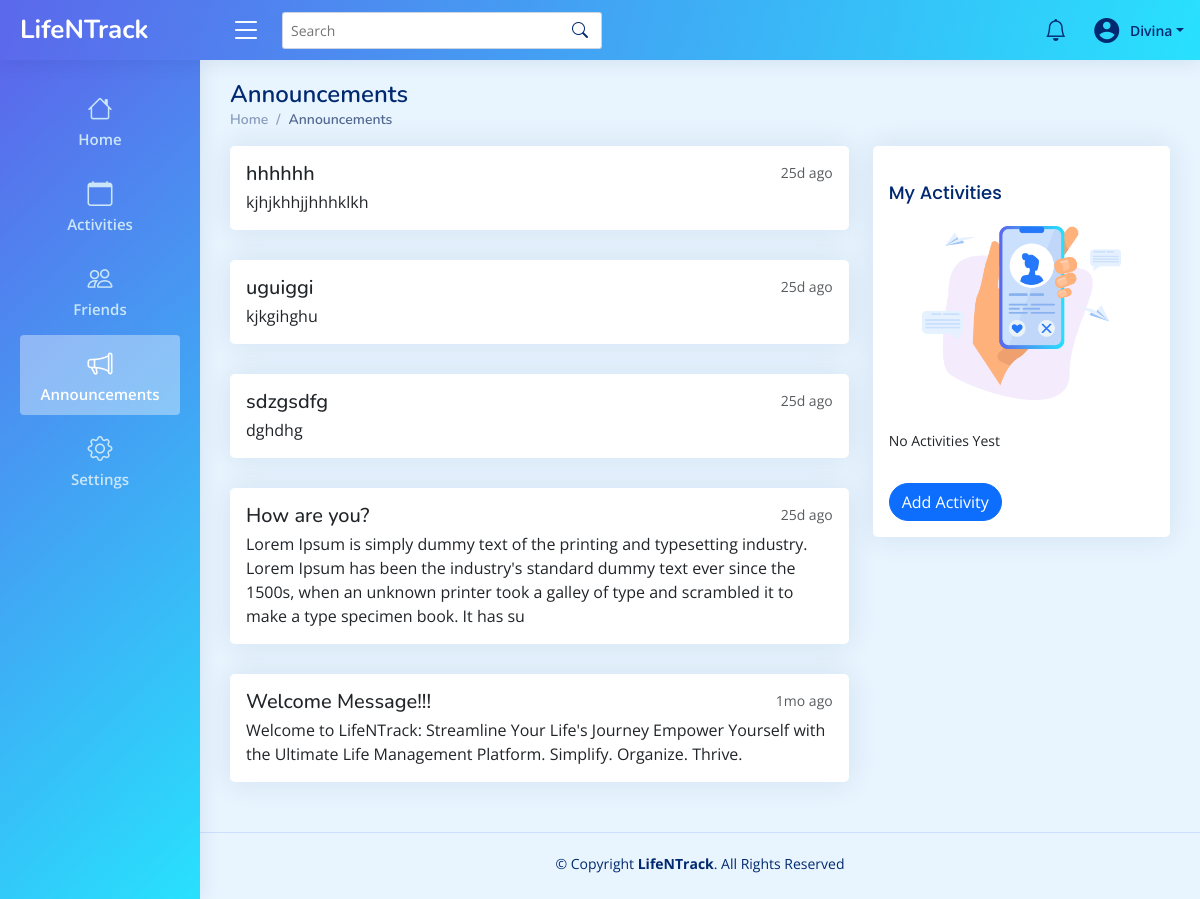
/client/pages/user/announcements.php (signed in), run on an earlier commit of the app's database.
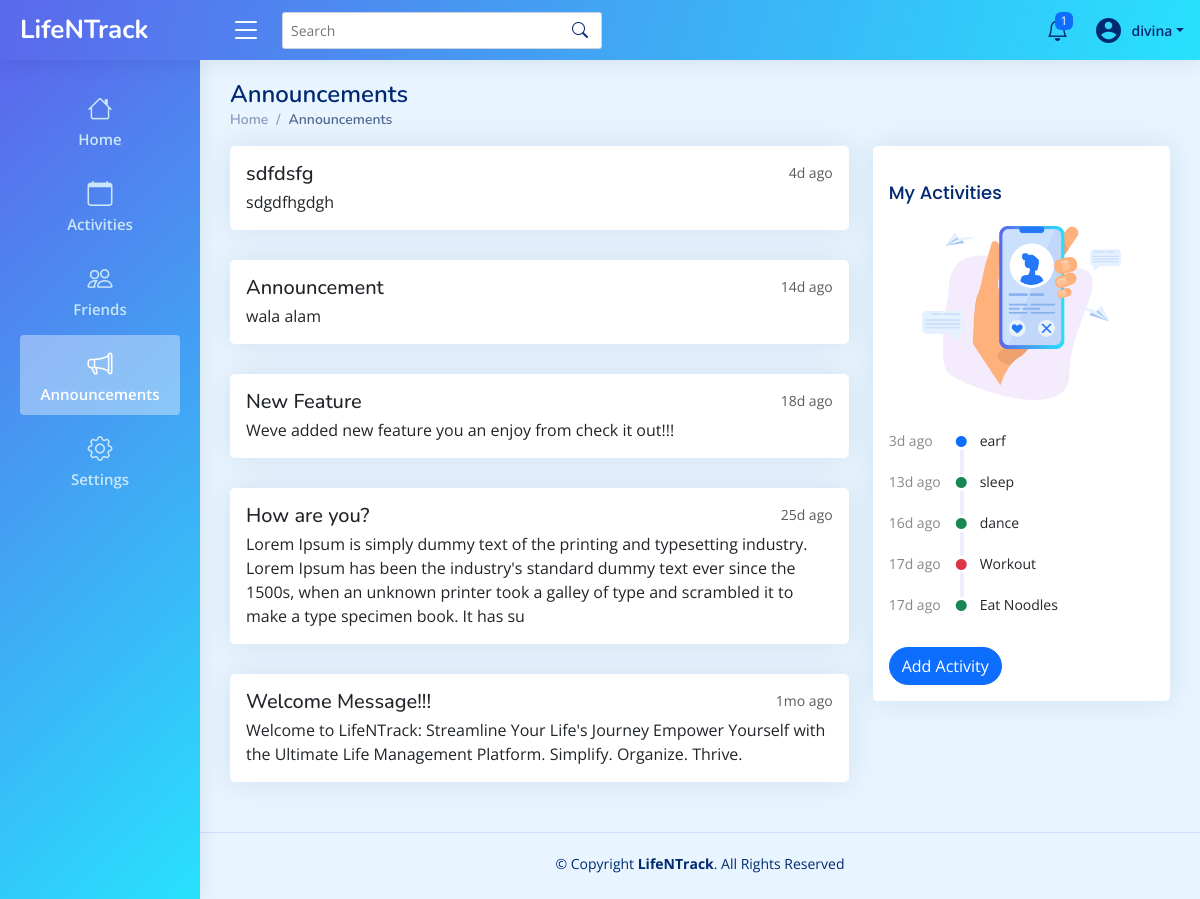
And on a later commit of the database.
### tables this page shows
CREATE TABLE `user` (
  `userID` int(11) NOT NULL,
  `Fullname` varchar(50) NOT NULL,
  `Gender` enum('Male','Female','Other') NOT NULL,
  `Email` varchar(50) NOT NULL,
  `Password` varchar(50) NOT NULL,
  `Bio` varchar(255) NOT NULL,
  `Role` varchar(50) NOT NULL,
  `Status` varchar(50) NOT NULL
);

CREATE TABLE `announcement` (
  `id` int(11) NOT NULL,
  `subject` varchar(50) NOT NULL,
  `content` varchar(255) NOT NULL,
  `timeCreated` timestamp NOT NULL DEFAULT current_timestamp(),
  `adminId` int(11) NOT NULL
);

CREATE TABLE `activity` (
  `activityID` int(11) NOT NULL,
  `act_title` varchar(50) NOT NULL,
  `act_date` date NOT NULL,
  `act_time` time NOT NULL,
  `act_location` varchar(100) NOT NULL,
  `act_desc` mediumtext NOT NULL,
  `act_ootd` varchar(100) NOT NULL,
  `activityCreated` datetime NOT NULL DEFAULT current_timestamp(),
  `remarks` enum('Upcoming','Done','Cancelled','Other') NOT NULL,
  `userID` int(11) NOT NULL
);

### server/controllers/getUserDetails.php (called while the page is built, shortened)
<?php
$userID = $_SESSION['id'];
$conn = getConnection();
$userSql = "SELECT * FROM user WHERE userID = '$userID'";
$userDetResult = mysqli_query($conn, $userSql);
$userData = mysqli_fetch_assoc($userDetResult);
?>

### server/controllers/userSession.php (called while the page is built, shortened)
<?php
if ($_SESSION["Role"] == null) {
    header("Location: ../../public");
} else {
    if ($_SESSION["Role"] == "User") {
        include_once("getUserDetails.php");
    } else {
        header("Location: ../../public");
    }
}

### server/controllers/getTimeGap.php (called while the page is built, shortened)
<?php
function getTimeGap($storedDate) {
    $storedDateTime = new DateTime($storedDate);
    $currentDateTime = new DateTime();
    $interval = $storedDateTime->diff($currentDateTime);
    $years = $interval->y;
    $months = $interval->m;
    $days = $interval->d;
    $hours = $interval->h;
    $minutes = $interval->i;
    $seconds = $interval->s;
    if ($years > 0) {
        return $years . "y ago";
    } elseif ($months > 0) {
        return $months . "mo ago";
    } elseif ($days > 0) {
        return $days . "d ago";
    } elseif ($hours > 0) {
        return $hours . "h ago";
    } elseif ($minutes > 0) {
        return $minutes . "m ago";
    } elseif ($seconds > 0) {
        return $seconds . "s ago";
    } else {
        return "Just now";
    }
}
?>

### client/pages/user/announcements.php (the view, shortened to what this page needs)
<?php
include_once("../../../server/controllers/userSession.php");
include_once("../../../server/controllers/getUserDetails.php");
?>
<!DOCTYPE html>
<html lang="en">
<head>
    <?php include_once("../../components/vendorCSSLinks.php") ?>
    <link rel="stylesheet" href="../../assets/css/style.css">
    <link rel="stylesheet" href="../../assets/css/users.css">
</head>
<body>
    <?php include_once("../../components/userHeader.php") ?>
    <?php include_once("../../components/sidebar.php") ?>
    <main id="main" class="main user-main">
        <div class="pagetitle">
            <h1>Announcements</h1>
            <nav>
                <ol class="breadcrumb">
                    <li class="breadcrumb-item"><a href="index.php">Home</a></li>
                    <li class="breadcrumb-item active">Announcements</li>
                </ol>
            </nav>
        </div>
        <section class="section dashboard">
            <div class="row">
                <div class="col-lg-8">
                    <?php
                    $conn = getConnection();
                    include_once("../../../server/controllers/getTimeGap.php");
                    $sql = "SELECT * FROM announcement ORDER BY timeCreated DESC";
                    $result = mysqli_query($conn, $sql);
                    if (mysqli_num_rows($result) > 0) :
                        while ($row = mysqli_fetch_assoc($result)) :
                            $storedDate = $row['timeCreated'];
                            $timeGap = getTimeGap($storedDate);
                    ?>
                            <div class="card anouncement-list-item">
                                <div class="card-body">
                                    <div class="d-flex w-100 justify-content-between">
                                        <h5 class="mb-1"><?= $row['subject'] ?></h5>
                                        <small class="text-muted"><?= $timeGap ?></small>
                                    </div>
                                    <?= $row["content"] ?>
                                </div>
                            </div>
                    <?php
                        endwhile;
                    else :
                        echo "0 results";
                    endif;
                    ?>
                </div>
                <div class="col-lg-4 right">
                    <?php include_once('../../components/recent-profile.php'); ?>
                </div>
            </div>
        </section>
    </main>
    <?php include_once("../../components/footer.php") ?>
</body>
</html>

### client/components/vendorCSSLinks.php
<link href="../../assets/vendor/bootstrap/css/bootstrap.min.css" rel="stylesheet">
<link href="../../assets/vendor/bootstrap-icons/bootstrap-icons.css" rel="stylesheet">
<link href="../../assets/vendor/boxicons/css/boxicons.min.css" rel="stylesheet">
<link href="../../assets/vendor/quill/quill.snow.css" rel="stylesheet">
<link href="../../assets/vendor/quill/quill.bubble.css" rel="stylesheet">
<link href="../../assets/vendor/remixicon/remixicon.css" rel="stylesheet">

### client/components/userHeader.php (shortened to what this page needs)
<header id="header" class="header fixed-top d-flex align-items-center">
    <div class="d-flex align-items-center justify-content-between">
        <a href="index.html" class="logo d-flex align-items-center">
            <span class="d-none d-lg-block">LifeNTrack</span>
        </a>
        <i class="bi bi-list toggle-sidebar-btn"></i>
    </div>
    <div class="search-bar">
        <form class="search-form d-flex align-items-center" method="POST" action="#">
            <input type="text" name="query" placeholder="Search" title="Enter search keyword">
            <button type="submit" title="Search"><i class="bi bi-search"></i></button>
        </form>
    </div>
    <nav class="header-nav ms-auto">
        <ul class="d-flex align-items-center">
            <li class="nav-item dropdown">
                <?php
                   $sql = "SELECT * FROM notification WHERE notifReceiverID = $userID ORDER BY notifCreated DESC";
                   $result = mysqli_query($conn, $sql);
                   $countNotif = 0;
                   if (mysqli_num_rows($result) > 0) {
                       while ($row = mysqli_fetch_assoc($result)) {
                           if ($row['notifStatus'] == 'unseen') {
                               $countNotif++;
                           }
                       }
                   }
                   ?>
                <a class="nav-link nav-icon" href="#" data-bs-toggle="dropdown">
                    <i class="bi bi-bell"></i>
                    <?php
                       if ($countNotif > 0) {
                           echo '<span class="badge bg-primary badge-number">' . $countNotif . '</span>';
                       }
                       ?>
                </a>
                    <?php
                       include_once('../../../server/controllers/getTimeGap.php');
                       ?>
        </li>
        <li class="nav-item dropdown pe-3">
            <a class="nav-link nav-profile d-flex align-items-center pe-0" href="#" data-bs-toggle="dropdown">
                <i class="ri-account-circle-fill" style="font-size: 30px; "></i>
                <span class="d-none d-md-block dropdown-toggle ps-2"><?= $userData['Fullname'] ?></span>
            </a>
        </li>
        </ul>
    </nav>
</header>

### client/components/sidebar.php (shortened to what this page needs)
<?php
$currentURL = basename($_SERVER['PHP_SELF']);
?>
<aside class="sidebar user-nav">
    <div class="nav">
        <ul class="sidebar-nav" id="sidebar-nav">
            <li class="nav-item">
                <a class="nav-link <?= ($currentURL === 'index.php') ? 'active' : 'collapsed' ?>" href="index.php">
                    <i class="bi bi-house"></i>
                    <span>Home</span>
                </a>
            </li>
            <li class="nav-item">
                <a class="nav-link <?= ($currentURL === 'events.php') ? 'active' : 'collapsed' ?>" href="events.php">
                    <i class="bi bi-calendar"></i>
                    <span>Activities</span>
                </a>
            </li>
            <li class="nav-item">
                <a class="nav-link <?= ($currentURL === 'friends.php') ? 'active' : 'collapsed' ?>" href="friends.php">
                    <i class="bi bi-people"></i>
                    <span>Friends</span>
                </a>
            </li>
            <li class="nav-item">
                <a class="nav-link <?= ($currentURL === 'announcements.php') ? 'active' : 'collapsed' ?>" href="announcements.php">
                    <i class="bi bi-megaphone"></i>
                    <span>Announcements</span>
                </a>
            </li>
            <li class="nav-item">
                <a class="nav-link <?= ($currentURL === 'settings.php') ? 'active' : 'collapsed' ?>" href="settings.php">
                    <i class="bi bi-gear"></i>
                    <span>Settings</span>
                </a>
            </li>
        </ul>
    </div>
</aside>

### client/components/recent-profile.php (shortened to what this page needs)
<div class="card">
        <div class="card-body">
            <h5 class="card-title">My Activities</h5>
            <div class="img-bx">
                <img src="../../public/assets/images/slider-dec.png" alt="">
            </div>
            <div class="activity" style="margin-top: 30px;">
                <?php
                $conn = getConnection();
                include_once("../../../server/controllers/getTimeGap.php");
                $activitySql = "SELECT * FROM activity WHERE userID = $userID ORDER BY activityCreated DESC";
                $actResult = mysqli_query($conn, $activitySql);
                if (mysqli_num_rows($actResult) > 0) :
                    while ($row = mysqli_fetch_assoc($actResult)) :
                        $storedDate = $row['activityCreated'];
                        $timeGap = getTimeGap($storedDate);
                ?>
                        <div class="activity-item d-flex">
                            <div class="activite-label">
                                <?= $timeGap ?></div>
                            <?php
                            if ($row['remarks'] == 'Upcoming') {
                                echo '<i class="bi bi-circle-fill activity-badge text-primary align-self-start"></i>';
                            } else if ($row['remarks'] == 'Done') {
                                echo '<i class="bi bi-circle-fill activity-badge text-success align-self-start"></i>';
                            } else if ($row['remarks'] == 'Cancelled') {
                                echo '<i class="bi bi-circle-fill activity-badge text-danger align-self-start"></i>';
                            }
                            ?>
                            <div class="activity-content">
                                <?= $row['act_title'] ?>
                            </div>
                        </div>
                <?php
                    endwhile;
                else :
                    echo "No Activities Yest";
                endif;
                ?>
            </div>
        </div>
    <div class="card-body"><?php include("../../components/activity-btn.php") ?></div>
</div>

### client/components/activity-btn.php
<button type="button" class="btn btn-primary rounded-pill activity-btn" data-bs-toggle="modal" data-bs-target="#verticalycentered">Add Activity</button>

### client/components/footer.php
  <footer id="footer" class="footer">
  <div class="copyright">
    © Copyright <strong><span>LifeNTrack</span></strong>. All Rights Reserved
  </div>
  <div class="credits">
  </div>
</footer>

### client/assets/css/style.css (style rules this page uses)
:root { scroll-behavior: smooth; }
body { font-family: "Open Sans", sans-serif; background: #f6f9ff; color: #444444; }
a { color: #4154f1; text-decoration: none; }
h1, h2, h3, h4, h5, h6 { font-family: "Nunito", sans-serif; }
#main { margin-top: 60px; padding: 20px 30px; transition: all 0.3s; }
.pagetitle { margin-bottom: 10px; }
.pagetitle h1 { font-size: 24px; margin-bottom: 0; font-weight: 600; color: #012970; }
.card { margin-bottom: 30px; border: none; border-radius: 5px; box-shadow: 0px 0 30px rgba(1, 41, 112, 0.1); }
.card-title { padding: 20px 0 15px 0; font-size: 18px; font-weight: 500; color: #012970; font-family: "Poppins", sans-serif; }
.breadcrumb { font-size: 14px; font-family: "Nunito", sans-serif; color: #899bbd; font-weight: 600; }
.breadcrumb a { color: #899bbd; transition: 0.3s; }
.breadcrumb .breadcrumb-item::before { color: #899bbd; }
.breadcrumb .active { color: #51678f; font-weight: 600; }
.logo { line-height: 1; }
@media (min-width: 1200px) { .logo { width: 200px; } }
.logo span { font-size: 26px; font-weight: 700; color: #012970; font-family: "Nunito", sans-serif; }
.header { transition: all 0.5s; z-index: 997; height: 60px; box-shadow: 0px 2px 20px rgba(1, 41, 112, 0.1); background-color: #fff; padding-left: 20px; }
.header .toggle-sidebar-btn { font-size: 32px; padding-left: 10px; cursor: pointer; color: #012970; }
.header .search-bar { min-width: 360px; padding: 0 20px; }
.header .search-form { width: 100%; }
.header .search-form input { border: 0; font-size: 14px; color: #012970; border: 1px solid rgba(1, 41, 112, 0.2); padding: 7px 38px 7px 8px; border-radius: 3px; transition: 0.3s; width: 100%; }
.header .search-form button { border: 0; padding: 0; margin-left: -30px; background: none; }
.header .search-form button i { color: #012970; }
.header-nav ul { list-style: none; }
.header-nav>ul { margin: 0; padding: 0; }
.header-nav .nav-icon { font-size: 22px; color: #012970; margin-right: 25px; position: relative; }
.header-nav .nav-profile { color: #012970; }
.header-nav .nav-profile span { font-size: 14px; font-weight: 600; }
.header-nav .badge-number { position: absolute; inset: -2px -5px auto auto; font-weight: normal; font-size: 12px; padding: 3px 6px; }
.sidebar { position: fixed; top: 60px; left: 0; bottom: 0; width: 300px; z-index: 996; transition: all 0.3s; padding: 20px; overflow-y: auto; scrollbar-width: thin; scrollbar-color: #aab7cf transparent; box-shadow: 0px 0px 20px rgba(1, 41, 112, 0.1); background-color: #fff; }
@media (min-width: 1200px) { #main, #footer { margin-left: 300px; } }
.sidebar-nav { padding: 0; margin: 0; list-style: none; }
.sidebar-nav li { padding: 0; margin: 0; list-style: none; }
.sidebar-nav .nav-item { margin-bottom: 5px; }
.sidebar-nav .nav-link { display: flex; align-items: center; font-size: 15px; font-weight: 600; color: #4154f1; transition: 0.3; background: #f6f9ff; padding: 10px 15px; border-radius: 4px; }
.sidebar-nav .nav-link i { font-size: 16px; margin-right: 10px; color: #4154f1; }
.sidebar-nav .nav-link.collapsed { color: #012970; background: #fff; }
.sidebar-nav .nav-link.collapsed i { color: #899bbd; }
.dashboard .activity { font-size: 14px; }
.dashboard .activity .activity-item .activite-label { color: #888; position: relative; flex-shrink: 0; flex-grow: 0; min-width: 64px; }
.dashboard .activity .activity-item .activite-label::before { content: ""; position: absolute; right: -11px; width: 4px; top: 0; bottom: 0; background-color: #eceefe; }
.dashboard .activity .activity-item .activity-badge { margin-top: 3px; z-index: 1; font-size: 11px; line-height: 0; border-radius: 50%; flex-shrink: 0; border: 3px solid #fff; flex-grow: 0; }
.dashboard .activity .activity-item .activity-content { padding-left: 10px; padding-bottom: 20px; }
.dashboard .activity .activity-item:first-child .activite-label::before { top: 5px; }
.dashboard .activity .activity-item:last-child .activity-content { padding-bottom: 0; }
.footer { padding: 20px 0; font-size: 14px; transition: all 0.3s; border-top: 1px solid #cddfff; }
.footer .copyright { text-align: center; color: #012970; }
.footer .credits { padding-top: 5px; text-align: center; font-size: 13px; color: #012970; }

What changed in the data, as far as the page shows it:
removed announcement: subject "hhhhhh", timeCreated "25d ago", content "kjhjkhhjjhhhklkh"
removed announcement: subject "uguiggi", timeCreated "25d ago", content "kjkgihghu"
removed announcement: subject "sdzgsdfg", timeCreated "25d ago", content "dghdhg"
changed user: Fullname "Divina" → "divina"
added announcement: subject "sdfdsfg", timeCreated "4d ago", content "sdgdfhgdgh"
added announcement: subject "Announcement", timeCreated "14d ago", content "wala alam"
added announcement: subject "New Feature", timeCreated "18d ago", content "Weve added new feature you an enjoy from check it out!!!"
added activity: activityCreated "3d ago", remarks "Upcoming" (drawn), act_title "earf"
added activity: activityCreated "13d ago", remarks "Done" (drawn), act_title "sleep"
added activity: activityCreated "16d ago", remarks "Done" (drawn), act_title "dance"
added activity: activityCreated "17d ago", remarks "Cancelled" (drawn), act_title "Workout"
added activity: activityCreated "17d ago", remarks "Done" (drawn), act_title "Eat Noodles"
Also different on the page:
$countNotif: (not shown) → "1"
text no longer shown: "No Activities Yest"
